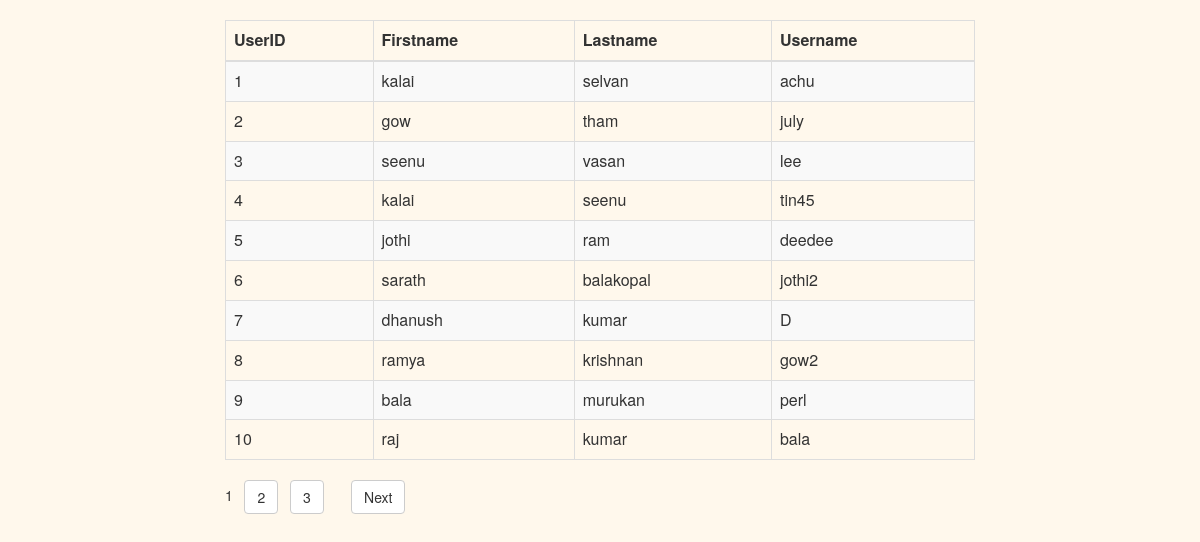
The page /pagination/index.php on the database its author committed.
### tables this page shows
CREATE TABLE `user` (
  `userid` int(11) NOT NULL,
  `firstname` varchar(30) NOT NULL,
  `lastname` varchar(30) NOT NULL,
  `username` varchar(30) NOT NULL
);

### pagination/index.php (the view, shortened to what this page needs)
<?php
include('pagination.php');
 ?>
<html>
<head>
<link rel="stylesheet" href="https://maxcdn.bootstrapcdn.com/bootstrap/3.3.6/css/bootstrap.min.css" />
<link rel="stylesheet" type="text/css" href="style.css">
</head>
<body>
<div class="container">
<div style="height: 20px;"></div>
<div class="row">
<div class="col-lg-2">
</div>
<div class="col-lg-8">
<table width="80%" class="table table-striped table-bordered table-hover">
<thead>
<th>UserID</th>
<th>Firstname</th>
<th>Lastname</th>
<th>Username</th>
</thead>
<tbody>
<?php
while($crow = mysqli_fetch_array($nquery)){
?>
<tr>
<td><?php echo $crow['userid']; ?></td>
<td><?php echo $crow['firstname']; ?></td>
<td><?php echo $crow['lastname']; ?></td>
<td><?php echo $crow['username']; ?></td></tr>
<?php
}
?>
</tbody>
</table>
<div id="pagination_controls"><?php echo $paginationCtrls; ?></div>
</div>
<div class="col-lg-2">
</div>
</div>
</div>
</body>
</html>

### pagination/pagination.php (shortened to what this page needs)
<?php
include("conn.php");
$query=mysqli_query($conn,"select count(userid) from `user`");
$row = mysqli_fetch_row($query);
$rows = $row[0];
$page_rows = 10;
$last = ceil($rows/$page_rows);
$pagenum = 1;
$limit = 'LIMIT ' .($pagenum - 1) * $page_rows .',' .$page_rows;
$nquery=mysqli_query($conn,"select * from `user` $limit");
$paginationCtrls = '';
if($last != 1){
$paginationCtrls .= ''.$pagenum.' &nbsp; ';
for($i = $pagenum+1; $i <= $last; $i++){
$paginationCtrls .= '<a href="'.$_SERVER['PHP_SELF'].'?pn='.$i.'" class="btn btn-default">'.$i.'</a> &nbsp; ';
}
  if ($pagenum != $last) {
 $next = $pagenum + 1;
 $paginationCtrls .= ' &nbsp; &nbsp; <a href="'.$_SERVER['PHP_SELF'].'?pn='.$next.'" class="btn btn-default">Next</a> ';
    }
	}
?>

### pagination/style.css (style rules this page uses)
body { background-color: rgb(255, 248, 236); }

### rows shown on the page
user: userid "1", firstname "kalai", lastname "selvan", username "achu"
user: userid "2", firstname "gow", lastname "tham", username "july"
user: userid "3", firstname "seenu", lastname "vasan", username "lee"
user: userid "4", firstname "kalai", lastname "seenu", username "tin45"
user: userid "5", firstname "jothi", lastname "ram", username "deedee"
user: userid "6", firstname "sarath", lastname "balakopal", username "jothi2"
user: userid "7", firstname "dhanush", lastname "kumar", username "D"
user: userid "8", firstname "ramya", lastname "krishnan", username "gow2"
user: userid "9", firstname "bala", lastname "murukan", username "perl"
user: userid "10", firstname "raj", lastname "kumar", username "bala"
